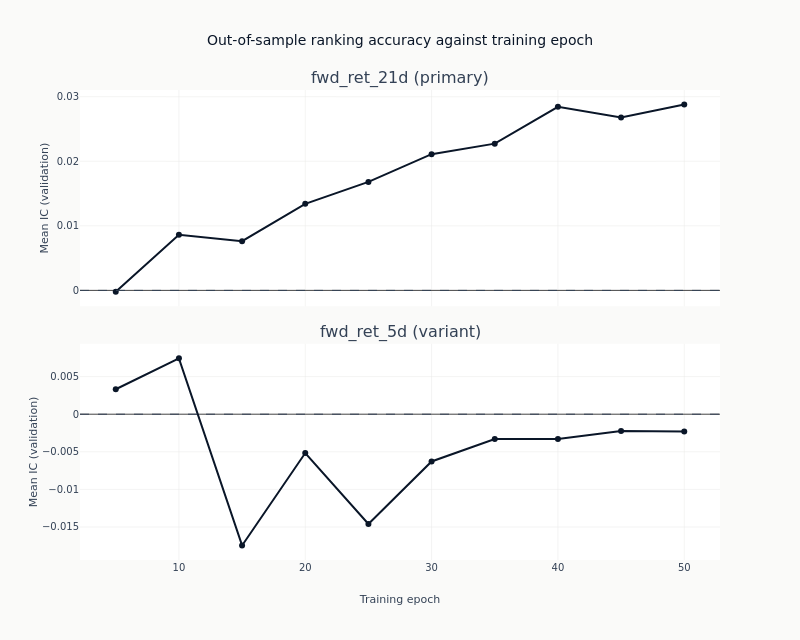

This figure's notebook cell:
### Markdown cell above
### What more training does

Each line traces one label's out-of-sample IC as epochs are added, on the same axes
[`11c`](11c_conditional_autoencoder.ipynb) draws for the same schedule.

A line that rises and then falls has an interior optimum: the network was still learning, then
began fitting the training window at the expense of the validation folds. A line that wanders
around zero without trend never had anything to learn, and its highest point is wherever the
noise happened to peak. Both produce a respectable-looking maximum, which is why the maximum is
not what a checkpoint is judged on and why all ten are published rather than the best one.

One panel per label, each with its own vertical scale, because a horizon with something to learn
and one without would be averaged into a single indistinct band if they shared axes.

### Code cell
curves = catalog.filter("full_coverage").sort("label", "checkpoint_value")
fig = make_subplots(
    rows=len(panel_labels),
    cols=1,
    shared_xaxes=True,
    vertical_spacing=0.08,
    subplot_titles=[
        f"{label} ({'primary' if label == primary else 'variant'})" for label in panel_labels
    ],
)
for row, label in enumerate(panel_labels, start=1):
    series = curves.filter(pl.col("label") == label)
    fig.add_trace(
        go.Scatter(
            x=series.get_column("checkpoint_value").to_list(),
            y=series.get_column("ic_mean").to_list(),
            mode="lines+markers",
            name=label,
            showlegend=False,
            line=dict(color=COLORS["blue"], width=2),
            marker=dict(size=6, color=COLORS["blue"]),
        ),
        row=row,
        col=1,
    )
    fig.add_hline(y=0, line_width=1, line_dash="dash", line_color=COLORS["neutral"], row=row, col=1)
    fig.update_yaxes(title_text="Mean IC (validation)", row=row, col=1)
fig.update_xaxes(title_text="Training epoch", row=len(panel_labels), col=1)
fig.update_layout(
    title="Out-of-sample ranking accuracy against training epoch",
    height=320 * len(panel_labels),
    width=800,
    margin=dict(t=90),
)
# Read off the frame rather than asserted, so the alt text stays true of the next run.
_spans = "; ".join(
    f"{label} from {curves.filter(pl.col('label') == label).get_column('ic_mean').min():.3f} "
    f"to {curves.filter(pl.col('label') == label).get_column('ic_mean').max():.3f}"
    for label in panel_labels
)
show_plotly_with_alt(
    fig,
    "Line chart of mean validation information coefficient against training epoch, one panel per "
    "label, each with its own vertical scale and a dashed zero line. Counted from the frame: "
    f"{_spans}.",
)

### Figure 1 — Plotly figure (JSON) as saved in the notebook; plotly's stock layout.template omitted (floating-point values rounded to 4 significant figures)
{"data": [{"line": {"color": "#0a1628", "width": 2}, "marker": {"color": "#0a1628", "size": 6}, "mode": "lines+markers", "name": "fwd_ret_21d", "showlegend": false, "type": "scatter", "x": [5, 10, 15, 20, 25, 30, 35, 40, 45, 50], "xaxis": "x", "y": [-0.0001956, 0.008617, 0.007628, 0.01341, 0.0168, 0.0211, 0.02273, 0.02844, 0.02678, 0.02879], "yaxis": "y"}, {"line": {"color": "#0a1628", "width": 2}, "marker": {"color": "#0a1628", "size": 6}, "mode": "lines+markers", "name": "fwd_ret_5d", "showlegend": false, "type": "scatter", "x": [5, 10, 15, 20, 25, 30, 35, 40, 45, 50], "xaxis": "x2", "y": [0.003317, 0.00743, -0.01746, -0.00516, -0.0146, -0.006287, -0.003303, -0.00329, -0.002248, -0.002305], "yaxis": "y2"}], "layout": {"annotations": [{"font": {"size": 16}, "showarrow": false, "text": "fwd_ret_21d (primary)", "x": 0.5, "xanchor": "center", "xref": "paper", "y": 1.0, "yanchor": "bottom", "yref": "paper"}, {"font": {"size": 16}, "showarrow": false, "text": "fwd_ret_5d (variant)", "x": 0.5, "xanchor": "center", "xref": "paper", "y": 0.46, "yanchor": "bottom", "yref": "paper"}], "height": 640, "margin": {"t": 90}, "shapes": [{"line": {"color": "#334155", "dash": "dash", "width": 1}, "type": "line", "x0": 0, "x1": 1, "xref": "x domain", "y0": 0, "y1": 0, "yref": "y"}, {"line": {"color": "#334155", "dash": "dash", "width": 1}, "type": "line", "x0": 0, "x1": 1, "xref": "x2 domain", "y0": 0, "y1": 0, "yref": "y2"}], "title": {"text": "Out-of-sample ranking accuracy against training epoch"}, "width": 800, "xaxis": {"anchor": "y", "domain": [0.0, 1.0], "matches": "x2", "showticklabels": false}, "xaxis2": {"anchor": "y2", "domain": [0.0, 1.0], "title": {"text": "Training epoch"}}, "yaxis": {"anchor": "x", "domain": [0.54, 1.0], "title": {"text": "Mean IC (validation)"}}, "yaxis2": {"anchor": "x2", "domain": [0.0, 0.46], "title": {"text": "Mean IC (validation)"}}}}
